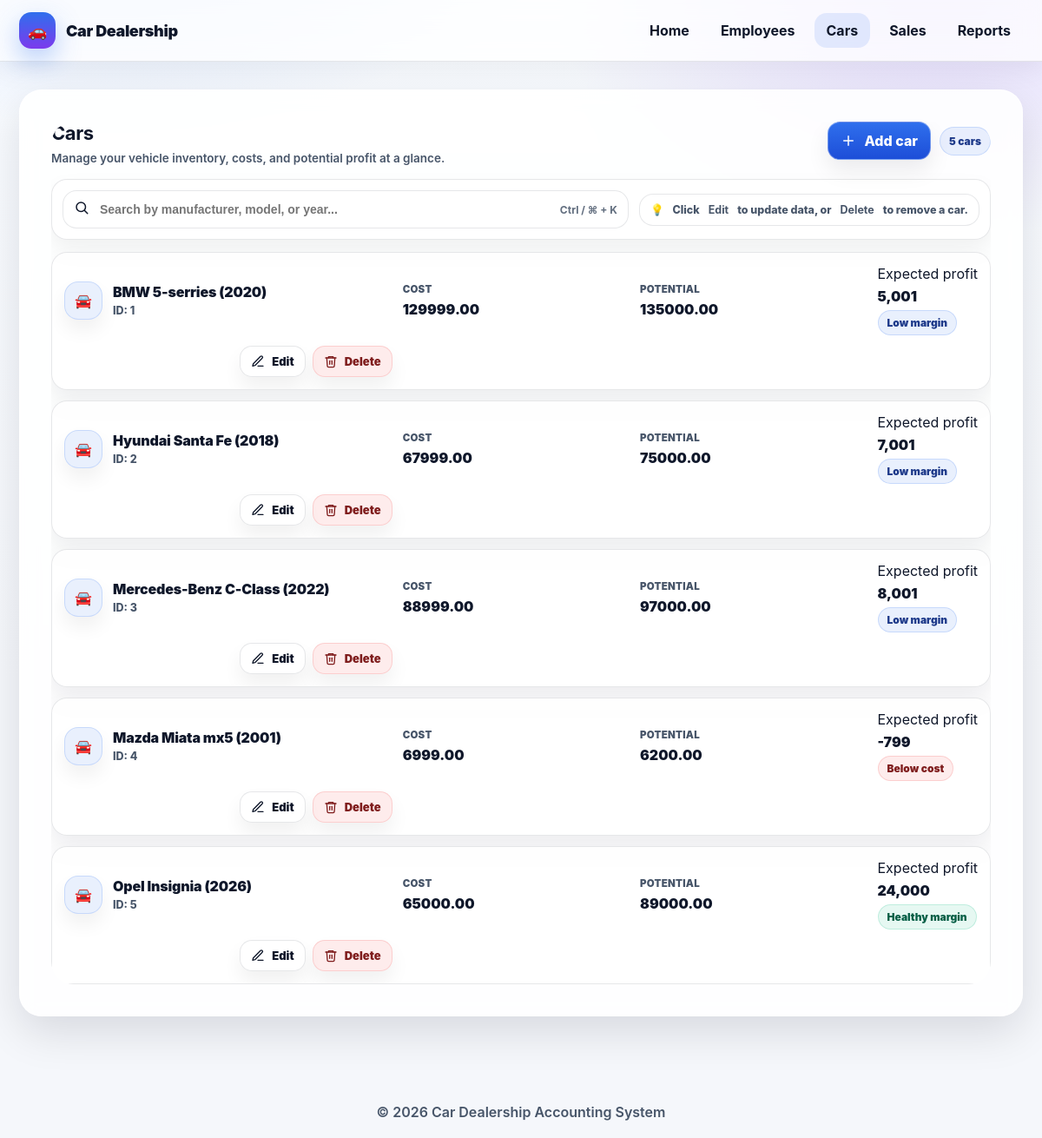
The page /dealership/cars/ on the database its author committed.
### dealership/models.py (models this page shows, shortened)
class TimeStampedModel(models.Model):
    created_at = models.DateTimeField(auto_now_add=True)
    updated_at = models.DateTimeField(auto_now=True)
    class Meta:
        abstract = True

class Car(TimeStampedModel):
    manufacturer = models.CharField(max_length=80)
    year = models.PositiveIntegerField(validators=[MinValueValidator(1886)])
    model = models.CharField(max_length=80)
    cost_price = models.DecimalField(max_digits=12, decimal_places=2, validators=[MinValueValidator(0)])
    potential_sale_price = models.DecimalField(max_digits=12, decimal_places=2, validators=[MinValueValidator(0)])
    class Meta:
        unique_together = ("manufacturer", "year", "model")

### dealership/views.py (the view)
# urls.py: path("cars/", views.CarListView.as_view(), name="car_list"),
class CarListView(ListView):
    model = Car
    template_name = "dealership/car_list.html"

### dealership/templates/dealership/car_list.html (shortened to what this page needs)
{% extends "base.html" %}
{% block content %}
<div class="cars-wrap">
  <div class="cars-head">
    <div>
      <h2 class="cars-title">Cars</h2>
      <p class="cars-sub">Manage your vehicle inventory, costs, and potential profit at a glance.</p>
    </div>
    <div class="cars-actions">
      <a class="btn primary" href="{% url 'dealership:car_add' %}">
        <span class="ic" aria-hidden="true">
          <svg viewBox="0 0 24 24" width="18" height="18" fill="none" stroke="currentColor" stroke-width="2" stroke-linecap="round" stroke-linejoin="round">
            <path d="M12 5v14"></path>
            <path d="M5 12h14"></path>
          </svg>
        </span>
        Add car
      </a>
      <span class="chip" id="carsCount">— cars</span>
    </div>
  </div>
  <div class="toolbar">
    <div class="search">
      <span aria-hidden="true">
        <svg viewBox="0 0 24 24" width="18" height="18" fill="none" stroke="currentColor" stroke-width="2" stroke-linecap="round" stroke-linejoin="round">
          <circle cx="11" cy="11" r="7"></circle>
          <path d="M21 21l-4.3-4.3"></path>
        </svg>
      </span>
      <input id="carSearch" type="text" placeholder="Search by manufacturer, model, or year..." autocomplete="off">
      <span class="hint" id="searchHint">Ctrl / ⌘ + K</span>
    </div>
    <div class="meta">
      <span aria-hidden="true">💡</span>
      Click <strong>Edit</strong> to update data, or <strong>Delete</strong> to remove a car.
    </div>
  </div>
  <div class="list" id="carsList">
    {% for c in object_list %}
      <div class="row" data-row data-search="{{ c.manufacturer }} {{ c.model }} {{ c.year }}">
        <div class="main">
          <div class="badge" aria-hidden="true">🚘</div>
          <div class="name">
            <div class="top">{{ c.manufacturer }} {{ c.model }} ({{ c.year }})</div>
            <div class="sub">ID: {{ c.id }}</div>
          </div>
        </div>
        <div class="money cost">
          <div class="lbl">Cost</div>
          <div class="val" data-cost>{{ c.cost_price }}</div>
        </div>
        <div class="money potential">
          <div class="lbl">Potential</div>
          <div class="val" data-potential>{{ c.potential_sale_price }}</div>
        </div>
        <div class="profit">
          <div class="lbl">Expected profit</div>
          <div class="val" data-profit>—</div>
          <span class="tag mid" data-tag>Calculating…</span>
        </div>
        <div class="row-actions">
          <a class="a" href="{% url 'dealership:car_edit' c.id %}">
            <span class="ic" aria-hidden="true">
              <svg viewBox="0 0 24 24" width="16" height="16" fill="none" stroke="currentColor" stroke-width="2" stroke-linecap="round" stroke-linejoin="round">
                <path d="M12 20h9"></path>
                <path d="M16.5 3.5a2.1 2.1 0 0 1 3 3L7 19l-4 1 1-4Z"></path>
              </svg>
            </span>
            Edit
          </a>
          <a class="a danger" href="{% url 'dealership:car_delete' c.id %}">
            <span class="ic" aria-hidden="true">
              <svg viewBox="0 0 24 24" width="16" height="16" fill="none" stroke="currentColor" stroke-width="2" stroke-linecap="round" stroke-linejoin="round">
                <path d="M3 6h18"></path>
                <path d="M8 6V4h8v2"></path>
                <path d="M19 6l-1 14a2 2 0 0 1-2 2H8a2 2 0 0 1-2-2L5 6"></path>
                <path d="M10 11v6"></path>
                <path d="M14 11v6"></path>
              </svg>
            </span>
            Delete
          </a>
        </div>
      </div>
    {% empty %}
      <div class="empty">No cars found. Click <strong>Add car</strong> to create your first entry.</div>
    {% endfor %}
  </div>
</div>
{% endblock %}

### dealership/templates/base.html (style rules this page uses)
:root { --bg:#f5f7fb; --surface:rgba(255,255,255,.85); --surface-2:#ffffff; --text:#0f172a; --muted:#475569; --border:rgba(15,23,42,.10); --primary:#2f6fed; --primary-2:#1d4ed8; --accent:#7c3aed; --shadow:0 18px 50px rgba(2,6,23,.12); --shadow-soft:0 10px 28px rgba(2,6,23,.08); --radius-xl:26px; --radius-lg:18px; --radius-md:14px; --ease:cubic-bezier(.2,.8,.2,1); }
* { box-sizing:border-box }
html,body { margin:0;padding:0 }
body { font-family: Inter, system-ui, -apple-system, Segoe UI, Roboto, Arial, sans-serif; background: radial-gradient(1000px 500px at 10% -10%, rgba(47,111,237,.18), transparent 55%), radial-gradient(800px 500px at 90% 0%, rgba(124,58,237,.16), transparent 55%), linear-gradient(180deg, #f8fbff 0%, var(--bg) 60%); color:var(--text); min-height:100vh; }

### rows shown on the page
Car: manufacturer "BMW", model "5-serries", year "2020", id "1", cost_price "129999.00", potential_sale_price "135000.00"
Car: manufacturer "Hyundai", model "Santa Fe", year "2018", id "2", cost_price "67999.00", potential_sale_price "75000.00"
Car: manufacturer "Mercedes-Benz", model "C-Class", year "2022", id "3", cost_price "88999.00", potential_sale_price "97000.00"
Car: manufacturer "Mazda", model "Miata mx5", year "2001", id "4", cost_price "6999.00", potential_sale_price "6200.00"
Car: manufacturer "Opel", model "Insignia", year "2026", id "5", cost_price "65000.00", potential_sale_price "89000.00"

### other values the page prints
{{ now|default:"2026" }} "2026"
